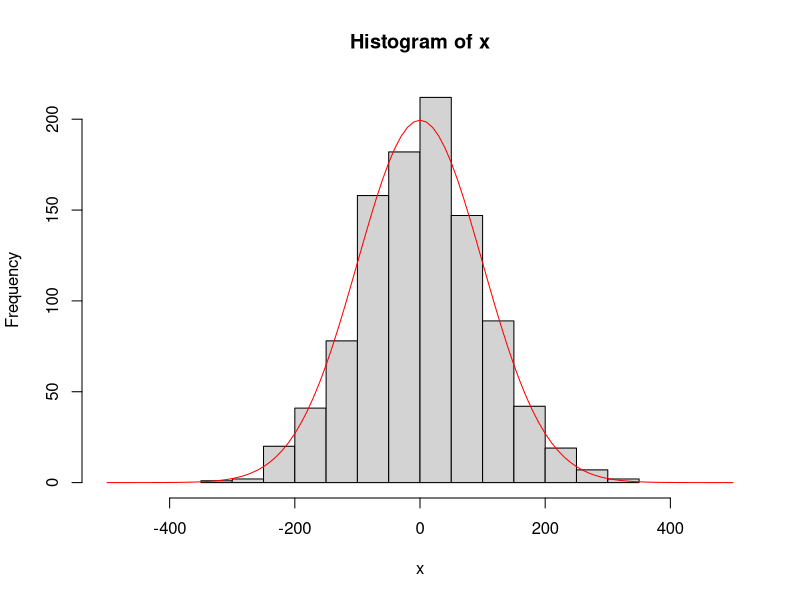
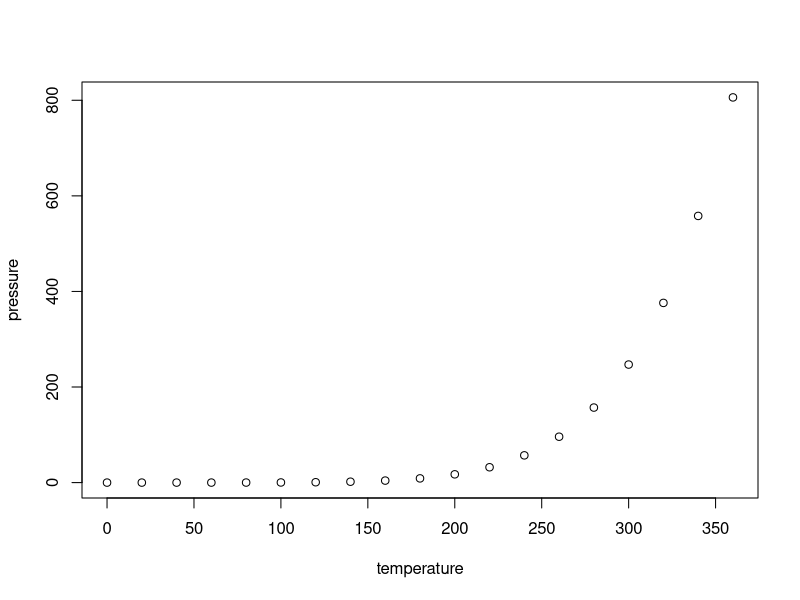
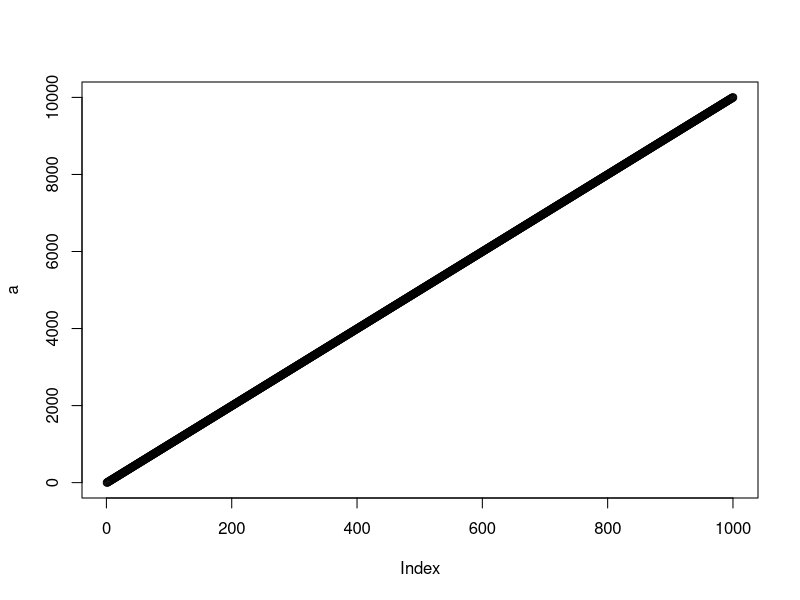
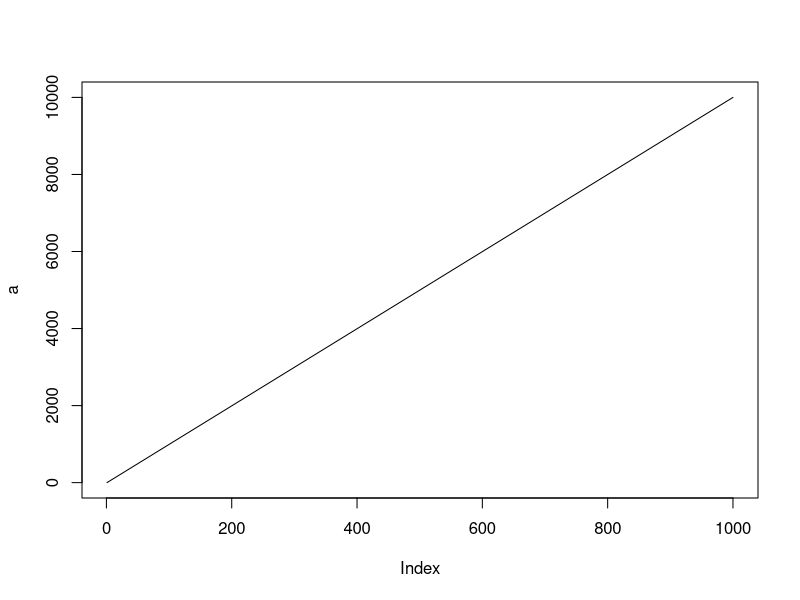
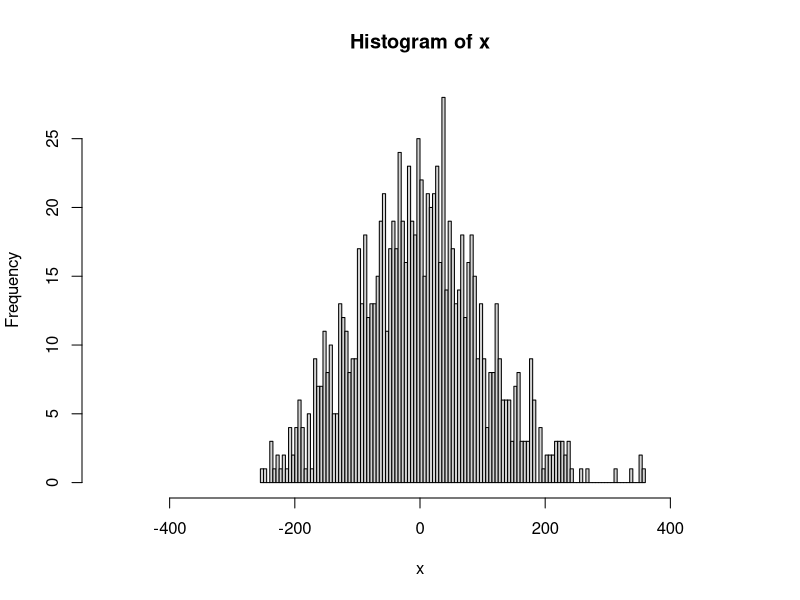
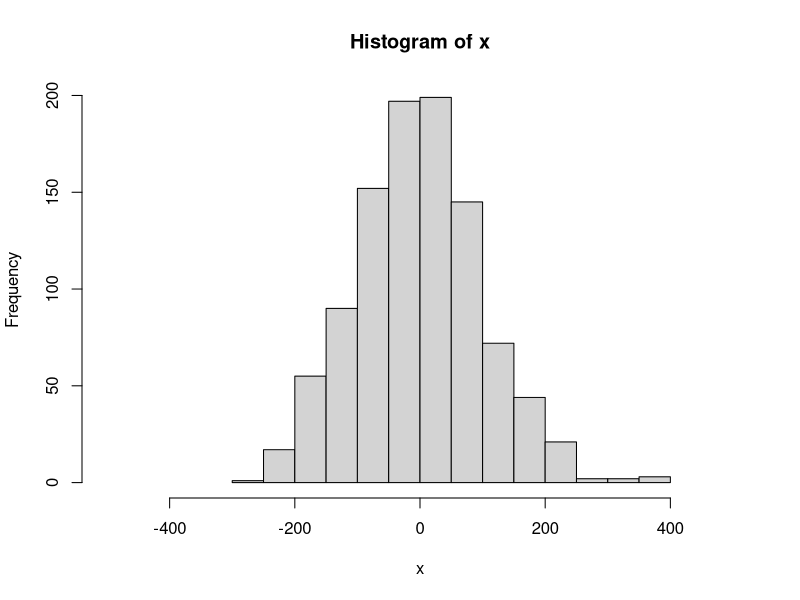
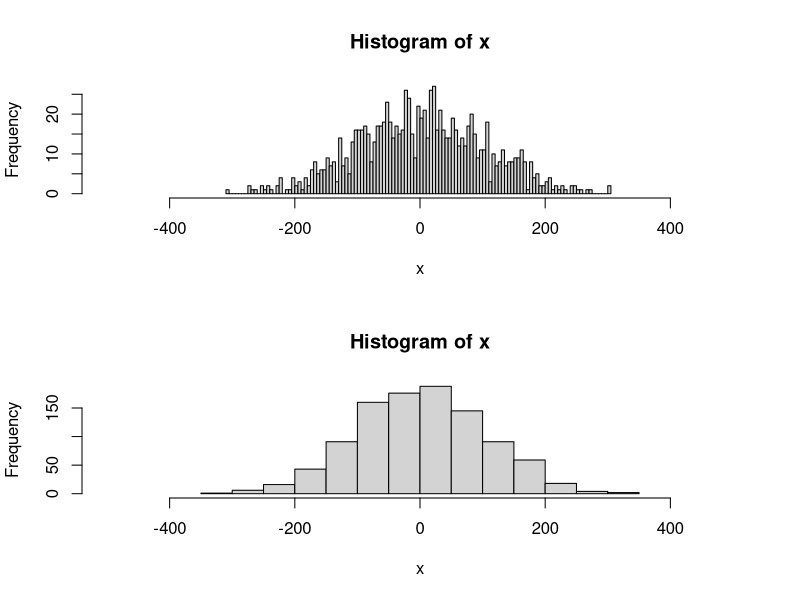
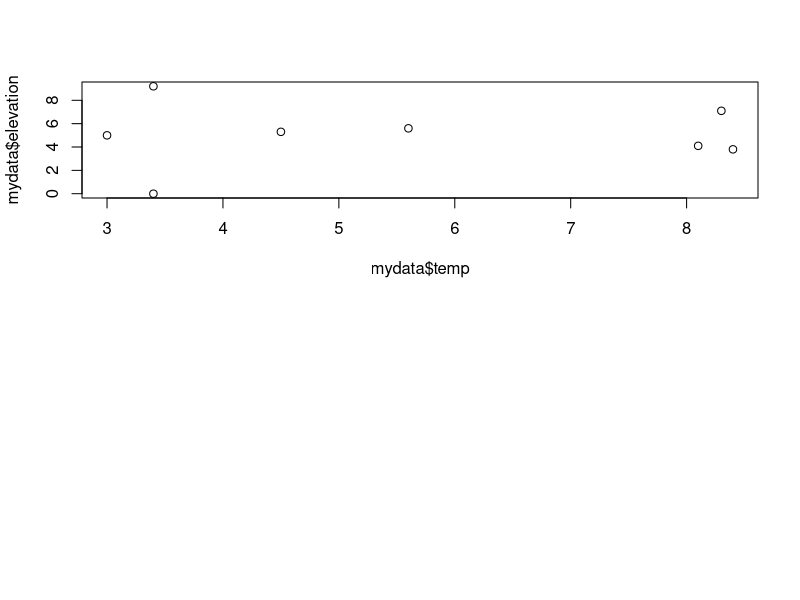

The R script that drew these images, in order: (Note: this script raises an error after producing the figures.)
## ---- chunk 1
knitr::opts_chunk$set(echo = TRUE)
## ---- chunk 2
library(knitr)
opts_chunk$set(tidy.opts=list(width.cutoff=60),tidy=TRUE)
## ---- chunk 3
summary(cars)
## ---- chunk 4
summary(cars)
## ---- chunk 5
summary(cars)
## ---- chunk 6
2+2
2-1
## ---- chunk 7
2*2
2/1
## ---- chunk 8
2^2
## ---- chunk 9
(4-1)^2*3
## ---- chunk 10
x<-2*3
y<-5
z<-5-1
## ---- chunk 11
log(x)
log(y)
log(z)
## ---- chunk 12
print(z)
## ---- chunk 13
q<-c("I","love","stats")
print(q)
## ---- chunk 14
n<-c(2,4,6,8,10)
## ---- chunk 15
vec1<-c("I", "am", "great","at","R")
fac1<-as.factor(vec1)
print(fac1)
## ---- chunk 16
class(fac1)
str(fac1)
## ---- chunk 17
n<-c(2,4,6,8,10)
mean(n)
sd(n)
sum(n)
length(n)
var(n)
## ---- chunk 18
n<-c(2,4,6,8,10)
log(n)
sqrt(n)
## ---- chunk 19
set.seed(1415)
#1
s<-seq(from=1, to=1000,length.out = 100)
mean(s)
sqrt(s)
#2
t<-sample(x=s,size=50,replace = TRUE)
#3
u <- rnorm (n = 10000, mean = 0, sd = 10)
v <- sample (u, 10000, replace = T)
w <- sample (u, 10000, replace = F)
#4
x <-rnorm(1000, 0, 100)
hist(x, xlim = c(-500,500))
curve(50000*dnorm(x, 0, 100), xlim = c(-500,500), add=TRUE, col='Red')

## ---- chunk 20
plot(pressure)
## ---- chunk 21
a<- seq(from=1, to=10000,length.out = 1000)
plot(a, type="p")
plot(a, type="l")
## ---- chunk 22
x <-rnorm(1000, 0, 100)
hist(x, xlim = c(-500,500), breaks=100)
hist(x, xlim = c(-500,500), breaks=10)
## ---- chunk 23
par(mfrow=c(2,1))
x <-rnorm(1000, 0, 100)
hist(x, xlim = c(-500,500), breaks=100)
hist(x, xlim = c(-500,500), breaks=10)
## ---- chunk 24
habitat <- factor(c("mixed", "wet", "wet", "wet", "dry", "dry", "dry","mixed"))
temp <- c(3.4, 3.4, 8.4, 3, 5.6, 8.1, 8.3, 4.5)
elevation <- c(0, 9.2, 3.8, 5, 5.6, 4.1, 7.1, 5.3)
mydata <- data.frame(habitat, temp, elevation)
## ---- chunk 25
row.names(mydata) <- c("Reedy Lake", "Pearcadale", "Warneet", "Cranbourne", "Lysterfield", "Red Hill", "Devilbend", "Olinda")
## ---- chunk 26
str(mydata)
## ---- chunk 27
mean(mydata$temp)
mean(mydata$elevation)
## ---- chunk 28
plot(mydata$temp,mydata$elevation)
## ---- chunk 29
head(mydata)
tail(mydata)
## ---- chunk 30
YourFile$temp
YourFile[3]
## ---- chunk 31
plot(YourFile$elevation,YourFile$temp)
## ---- chunk 32
tapply(YourFile$temp, YourFile$habitat, mean)
tapply(YourFile$temp, YourFile$habitat, var)
## ---- chunk 33
library(scales)
library(knitr)
opts_chunk$set(background='gray80', tidy=FALSE, cache=FALSE, comment='',
               dpi=72, fig.path='RMDfigs/', fig.width=4, fig.height=4)
## ---- chunk 34
# setwd('~/Desktop')

x <- 1:100
y <- rnorm(100, sd=3) + seq(10.05, 20, 10/100)
z <- factor(rep(letters[1:5], each=20))
dat <- data.frame(x, y, z)
## ---- chunk 35
head(dat)
## ---- chunk 36
kable(head(dat))
## ---- chunk 37
# remove a few samples that we don't want to analyze. 
# dat <- dat[-c(3, 4, 5, 12), ]
## ---- chunk 38
rna <- read.csv('data/RNAseq_sample_data.csv', header=T, sep=',')
str(rna)
head(rna)
## ---- chunk 39
library(dplyr)
rna_t <- as_tibble(rna)
